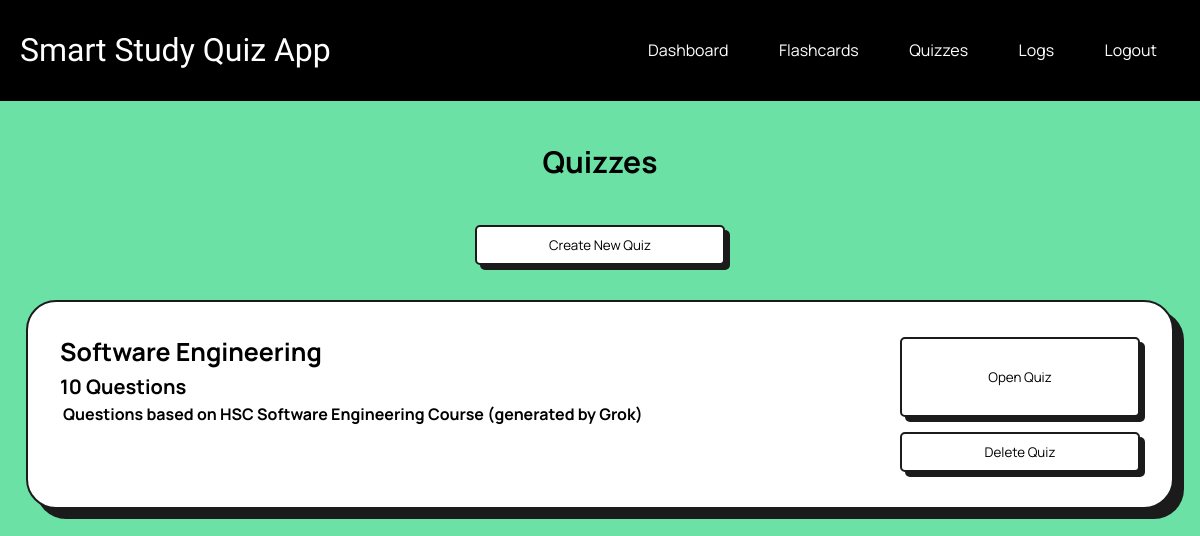
The app's page /select_quiz (signed in), older data.
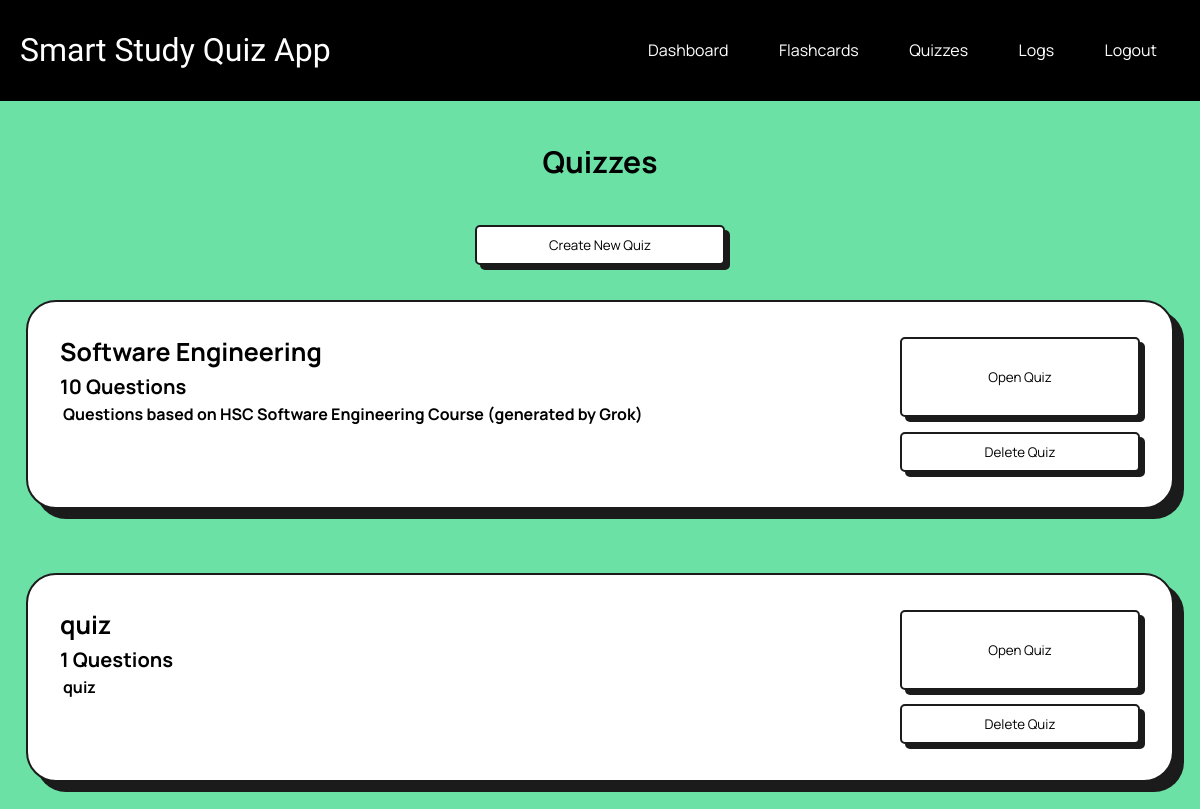
The same page, newer data.
### tables this page shows
CREATE TABLE Quizzes(
    id INTEGER PRIMARY KEY AUTOINCREMENT,
    title TEXT NOT NULL
, description TEXT NOT NULL, numQuestions INTEGER NOT NULL, user_id INTEGER);

### app.py (the view)
@app.route('/select_quiz', methods=['GET', 'POST'])
@login_required
def quizSelect():
    quiz_data = None
    if request.method == 'GET':
        conn = get_db_connection()
        cursor = conn.cursor()
        cursor.execute("SELECT * FROM Quizzes")
        quiz_data = cursor.fetchall()
        conn.close()
    return render_template('quizSelect.html', quizzes=quiz_data, user_id=session.get('user_id'))

### app.py (called while the page is built)
@login_manager.user_loader
def load_user(user_id):
    conn = get_db_connection()
    cursor = conn.cursor()
    cursor.execute('SELECT id, username FROM Users WHERE id = ?', (user_id,))
    user = cursor.fetchone()
    conn.close()
    if User:
        return User(id=user['id'], username=user['username'])
    return None

def get_db_connection():
    conn = sqlite3.connect('database.db')
    conn.row_factory = sqlite3.Row
    return conn

### templates/quizSelect.html (shortened to what this page needs)
{% extends 'base.html' %}
{% block content %}
    <h4>Quizzes</h4>
    <div style="display: flex; justify-content: center">
        <a href="{{ url_for('createQuiz') }}" style="align-content: center">
            <button style="width: 250px; ">Create New Quiz</button>
        </a>
    </div>
    <div class="logGrid">
        {% for quiz in quizzes %}
            <div class="log">
                <div class="quizSelect">
                    <div>
                        <h3>{{ quiz.title }}</h3>
                        <h5 style="margin-top: 0.2em;">{{ quiz.numQuestions }} Questions</h5>
                        <p style="margin-top: 0.2em; margin-bottom: 0.4em;">{{ quiz.description }}</p>
                    </div>
                    <div class="startQuizButton">
                        <a href="{{ url_for('quiz', quiz_id=quiz.id) }}">
                            <button style="width: 20vw; height: 10vh">Open Quiz</button>
                        </a>
                        {% if user_id != quiz.user_id %}
                            <a href="{{ url_for('quizDelete', quiz_id=quiz.id) }}">
                                <button style="width: 20vw; height: 5vh" class="redButton">Delete Quiz</button>
                            </a>
                        {% endif %}
                    </div>
                </div>
            </div>
        {% endfor %}
    </div>
{% endblock %}

Row changes from the older to the newer data that the page shows:
added Quizzes: title "quiz", numQuestions "1", description "quiz"
